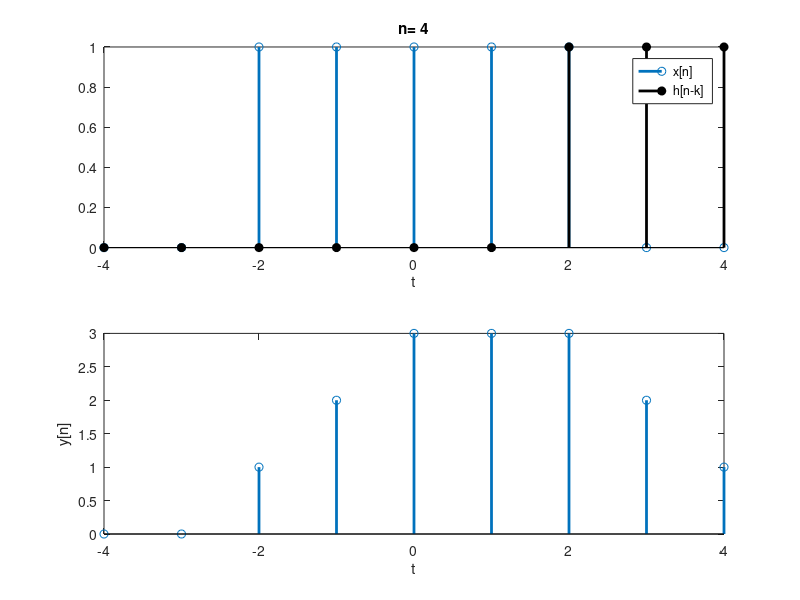

Here is the MATLAB script that generated this plot:
% Example from p. 36 of Lecture Notes
t = [-4 -3 -2 -1 0 1 2 3 4];
x = [ 0 0 1 1 1 1 1 0 0];
h = [ 0 0 0 0 1 1 1 0 0];
y = [ 0 0 0 0 0 0 0 0 0];

yc = 1;

for n=min(t):max(t)
    pause(3);
    
    % flip h
    ht = fliplr(h);
    
    if n<0
        % shift to the left
        ht = [ht(-n+1:length(h)) zeros(1,-n)];
    else
        % shift to the right
        ht = [zeros(1,n) ht(1:length(h)-n)];
    end
    
    y(yc) = sum(x.*ht);
    yc = yc + 1;
    
    subplot(2,1,1);
    stem(t,x,'linewidth',2);
    hold on;
    stem(t,ht,'filled','k','linewidth',2);
    hold off;
    xlabel('t');
    legend('x[n]','h[n-k]');
    title(['n= ' num2str(n)]);
    
    subplot(2,1,2);
    stem(t,y,'linewidth',2);
    xlabel('t'); ylabel('y[n]');
end